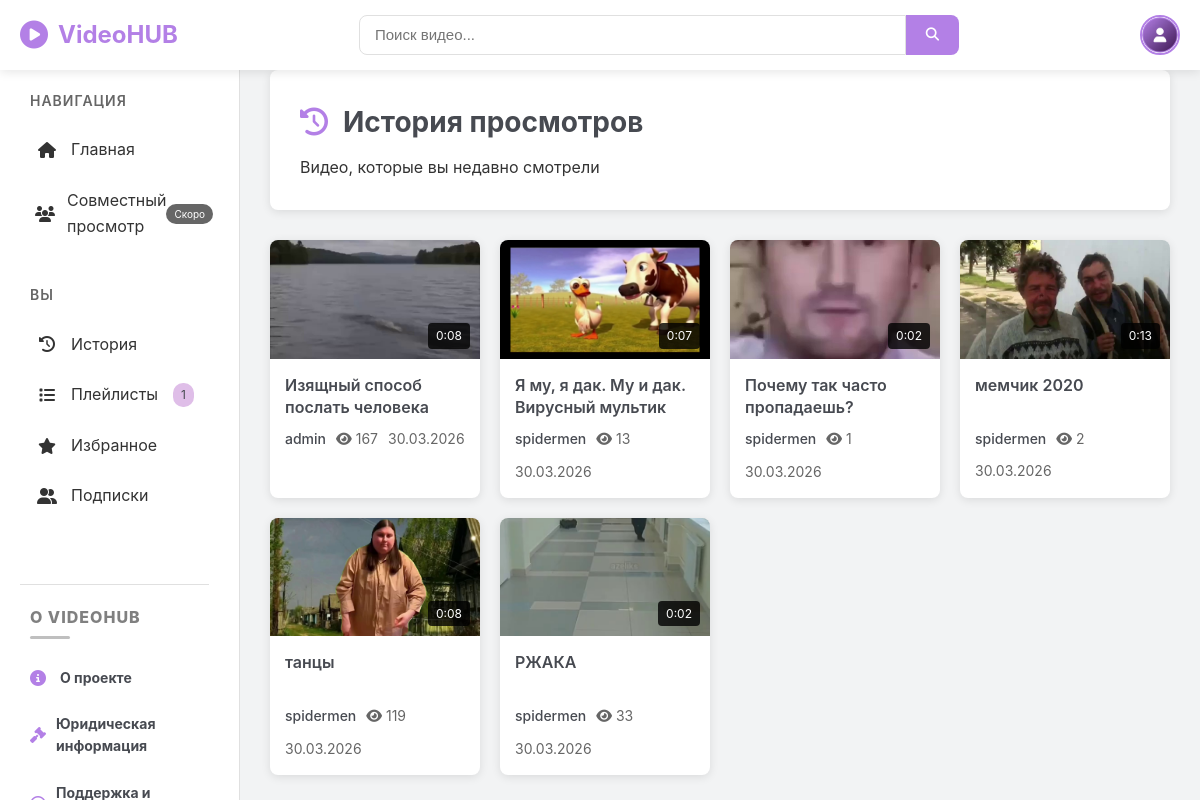
Page /watch_history (signed in) on the committed database.
### app.py (models this page shows, shortened)
class User(UserMixin, db.Model):
    id = db.Column(db.Integer, primary_key=True)
    username = db.Column(db.String(80), unique=True, nullable=False)
    email = db.Column(db.String(120), unique=True, nullable=False)
    password_hash = db.Column(db.String(200), nullable=False)
    avatar = db.Column(db.String(200), default='default_avatar.png')
    bio = db.Column(db.Text)
    created_at = db.Column(db.DateTime, default=datetime.utcnow)
    theme = db.Column(db.String(20), default='light')
    terms_accepted_at = db.Column(db.DateTime, nullable=True)
    is_admin = db.Column(db.Boolean, default=False)
    is_banned = db.Column(db.Boolean, default=False)
    ban_reason = db.Column(db.String(500), nullable=True)
    ban_expires = db.Column(db.DateTime, nullable=True)
    videos = db.relationship('Video', backref='author', lazy=True, cascade='all, delete-orphan')
    likes = db.relationship('Like', backref='user', lazy=True, cascade='all, delete-orphan')
    comments = db.relationship('Comment', backref='author', lazy=True, cascade='all, delete-orphan')
    playlists = db.relationship('Playlist', backref='user', lazy=True, cascade='all, delete-orphan')
    favorites = db.relationship('Favorite', backref='user', lazy=True, cascade='all, delete-orphan')
    watch_history = db.relationship('WatchHistory', backref='user', lazy=True, cascade='all, delete-orphan')
    subscriptions = db.relationship('Subscription', foreign_keys='Subscription.subscriber_id', backref='subscriber',
                                    lazy=True, cascade='all, delete-orphan')
    subscribers = db.relationship('Subscription', foreign_keys='Subscription.channel_id', backref='channel', lazy=True,
                                  cascade='all, delete-orphan')
    bans_issued = db.relationship('Ban', foreign_keys='Ban.admin_id', backref='admin', lazy=True,
                                  cascade='all, delete-orphan')
    bans_received = db.relationship('Ban', foreign_keys='Ban.user_id', backref='user', lazy=True,
                                    cascade='all, delete-orphan')
    created_rooms = db.relationship('WatchRoom', foreign_keys='WatchRoom.created_by', backref='creator', lazy=True,
                                    cascade='all, delete-orphan')
    room_participations = db.relationship('RoomParticipant', backref='user', lazy=True, cascade='all, delete-orphan')
    room_messages = db.relationship('RoomMessage', backref='user', lazy=True, cascade='all, delete-orphan')
    def is_banned_active(self):
        if not self.is_banned:
            return False

class Video(db.Model):
    id = db.Column(db.Integer, primary_key=True)
    user_id = db.Column(db.Integer, db.ForeignKey('user.id'), nullable=False)
    title = db.Column(db.String(200), nullable=False)
    description = db.Column(db.Text)
    filename = db.Column(db.String(200), nullable=False)
    thumbnail = db.Column(db.String(200), default='default-thumbnail.jpg')
    views = db.Column(db.Integer, default=0)
    duration = db.Column(db.String(20))
    created_at = db.Column(db.DateTime, default=datetime.utcnow)
    likes = db.relationship('Like', backref='video', lazy=True, cascade='all, delete-orphan')
    comments = db.relationship('Comment', backref='video', lazy=True, cascade='all, delete-orphan')
    tags = db.Column(db.String(500))
    watch_histories = db.relationship('WatchHistory', backref='video', lazy=True, cascade='all, delete-orphan')
    playlist_videos = db.relationship('PlaylistVideo', backref='video', lazy=True, cascade='all, delete-orphan')
    favorites_ref = db.relationship('Favorite', backref='video', lazy=True, cascade='all, delete-orphan')
    rooms = db.relationship('WatchRoom', backref='video', lazy=True)

### app.py (the view)
@app.route('/watch_history')
@login_required
def watch_history():
    history = WatchHistory.query.filter_by(user_id=current_user.id).order_by(WatchHistory.watched_at.desc()).limit(
        50).all()
    return render_template('history.html', videos=[h.video for h in history if h.video])

### templates/history.html (shortened to what this page needs)
{% extends "base.html" %}
{% block content %}
<div class="page-header">
    <h1><i class="fas fa-history"></i> История просмотров</h1>
    <p>Видео, которые вы недавно смотрели</p>
</div>
{% if current_user.is_authenticated %}
    {% if videos %}
        <div class="video-grid">
            {% for video in videos %}
            <div class="video-card">
                <a href="{{ url_for('video_detail', video_id=video.id) }}" class="video-thumbnail">
                    <img src="{{ url_for('uploaded_thumbnail', filename=video.thumbnail) }}" alt="{{ video.title }}">
                    <div class="video-duration">{{ video.duration }}</div>
                </a>
                <div class="video-info">
                    <h3 class="video-title">
                        <a href="{{ url_for('video_detail', video_id=video.id) }}">{{ video.title }}</a>
                    </h3>
                    <div class="video-meta">
                        <a href="{{ url_for('profile', username=video.author.username) }}" class="video-author">
                            {{ video.author.username }}
                        </a>
                        <span class="video-views">
                            <i class="fas fa-eye"></i> {{ video.views }}
                        </span>
                        <span class="video-date">
                            {{ video.created_at.strftime('%d.%m.%Y') }}
                        </span>
                    </div>
                </div>
            </div>
            {% endfor %}
        </div>
    {% endif %}
{% endif %}
{% endblock %}

### templates/base.html (shortened to what this page needs)
<!DOCTYPE html>
<html lang="ru">
<head>
    <link rel="stylesheet" href="{{ url_for('static', filename='css/base.css') }}">
    <link rel="stylesheet" href="{{ url_for('static', filename='css/layout.css') }}">
    <link rel="stylesheet" href="{{ url_for('static', filename='css/components.css') }}">
    <link rel="stylesheet" href="{{ url_for('static', filename='css/pages.css') }}">
    <link rel="stylesheet" href="{{ url_for('static', filename='css/responsive.css') }}">
    <link rel="stylesheet" href="{{ url_for('static', filename='css/theme.css') }}">
    <link rel="stylesheet" href="https://cdnjs.cloudflare.com/ajax/libs/font-awesome/6.4.0/css/all.min.css">
</head>
<body class="{% if request.endpoint != 'video_detail' %}has-sidebar{% endif %}">
    {% if current_user.is_authenticated and current_user.is_banned_active() %}
    <nav class="navbar">
        <div class="container">
            <a href="{{ url_for('index') }}" class="logo">
                <i class="fas fa-play-circle"></i>
                <span>VideoHUB</span>
            </a>
            <div class="nav-links">
                <div class="user-menu">
                    <div class="user-avatar">
                        <img src="{{ url_for('uploaded_thumbnail', filename=current_user.avatar) }}"
                             alt="{{ current_user.username }}"
                             onerror="this.src='{{ url_for('uploaded_thumbnail', filename='default_avatar.png') }}'">
                    </div>
                    <div class="dropdown">
                        <a href="{{ url_for('banned') }}">
                            <i class="fas fa-info-circle"></i> Статус бана
                        </a>
                        <a href="{{ url_for('logout') }}">
                            <i class="fas fa-sign-out-alt"></i> Выйти
                        </a>
                    </div>
                </div>
            </div>
        </div>
    </nav>
    {% else %}
    <nav class="navbar">
        <div class="container">
            <a href="{{ url_for('index') }}" class="logo">
                <i class="fas fa-play-circle"></i>
                <span>VideoHUB</span>
            </a>
            <div class="search-bar">
                <form action="{{ url_for('search') }}" method="GET">
                    <input type="text" name="q" placeholder="Поиск видео..." value="{{ request.args.get('q', '') }}">
                    <button type="submit"><i class="fas fa-search"></i></button>
                </form>
            </div>
            <div class="nav-links">
                {% if not current_user.is_authenticated %}
                    <div class="guest-menu">
                        <button class="btn-settings" id="guest-settings-btn">
                            <i class="fas fa-cog"></i>
                        </button>
                        <a href="{{ url_for('login') }}" class="btn btn-primary btn-login">Войти</a>
                        <div class="guest-settings-modal" id="guest-settings-modal">
                            <div class="settings-content">
                                <div class="settings-item">
                                    <span class="settings-label">
                                        <i class="fas fa-moon"></i> Тема
                                    </span>
                                    <label class="switch">
                                        <input type="checkbox" id="guest-theme-toggle">
                                        <span class="slider round"></span>
                                    </label>
                                </div>
                            </div>
                        </div>
                    </div>
                {% else %}
                    <div class="user-menu">
                        <a href="{{ url_for('profile', username=current_user.username) }}" class="user-avatar">
                            <img src="{{ url_for('uploaded_thumbnail', filename=current_user.avatar) }}"
                                 alt="{{ current_user.username }}"
                                 onerror="this.src='{{ url_for('uploaded_thumbnail', filename='default_avatar.png') }}'">
                        </a>
                    </div>
                {% endif %}
            </div>
        </div>
    </nav>
    {% endif %}
    {% if request.endpoint != 'video_detail' and not (current_user.is_authenticated and current_user.is_banned_active()) %}
    <aside class="sidebar" id="sidebar">
        <div class="sidebar-content">
            <div class="sidebar-section">
                <h3 class="sidebar-title">Навигация</h3>
                <ul class="sidebar-menu">
                    <li><a href="{{ url_for('index') }}" class="sidebar-link {% if request.endpoint == 'index' %}active{% endif %}"><i class="fas fa-home"></i><span>Главная</span></a></li>
                    <li><a href="{{ url_for('watch_together') }}" class="sidebar-link {% if request.endpoint == 'watch_together' %}active{% endif %}"><i class="fas fa-users"></i><span>Совместный просмотр</span><span class="coming-soon">Скоро</span></a></li>
                </ul>
            </div>
            <div class="sidebar-section">
                <h3 class="sidebar-title">Вы</h3>
                <ul class="sidebar-menu">
                    {% if current_user.is_authenticated %}
                        <li><a href="{{ url_for('watch_history') }}" class="sidebar-link"><i class="fas fa-history"></i><span>История</span></a></li>
                        <li><a href="{{ url_for('playlists') }}" class="sidebar-link"><i class="fas fa-list"></i><span>Плейлисты</span>{% if current_user.playlists %}<span class="badge">{{ current_user.playlists|length }}</span>{% endif %}</a></li>
                        {% set favorite_playlist = current_user.playlists|selectattr('name', 'equalto', 'Избранное')|first %}
                        {% if favorite_playlist %}
                        <li><a href="{{ url_for('playlist_detail', playlist_id=favorite_playlist.id) }}" class="sidebar-link"><i class="fas fa-star"></i><span>Избранное</span></a></li>
                        {% else %}
                        <li><a href="{{ url_for('favorites') }}" class="sidebar-link"><i class="fas fa-star"></i><span>Избранное</span></a></li>
                        {% endif %}
                        <li><a href="{{ url_for('subscriptions') }}" class="sidebar-link"><i class="fas fa-user-friends"></i><span>Подписки</span></a></li>
                    {% endif %}
                </ul>
            </div>
            <div class="sidebar-footer">
                <div class="sidebar-footer-header">
                    <span class="sidebar-footer-main-title">О VIDEOHUB</span>
                </div>
                <div class="sidebar-footer-section">
                    <ul class="sidebar-footer-menu sidebar-footer-menu-bold">
                        <li><a href="{{ url_for('about_project') }}" class="sidebar-footer-link"><i class="fas fa-info-circle"></i> О проекте</a></li>
                        <li><a href="{{ url_for('legal_info') }}" class="sidebar-footer-link"><i class="fas fa-gavel"></i> Юридическая информация</a></li>
                        <li><a href="{{ url_for('support') }}" class="sidebar-footer-link"> Поддержка и сотрудничество</a></li>
                    </ul>
                </div>
            </div>
        </div>
    </aside>
    {% endif %}
    <main class="main-content {% if request.endpoint == 'video_detail' %}video-page-content{% endif %}">
        <div class="container">
            {% block content %}{% endblock %}
        </div>
    </main>
</body>
</html>

### rows in the picture
User: avatar (placeholder picture)
Video: thumbnail (picture), duration "0:08", title "Изящный способ послать человека", author.username "admin", views "167", created_at "30.03.2026"
Video: thumbnail (picture), duration "0:07", title "Я му, я дак. Му и дак. Вирусный мультик", author.username "spidermen", views "13", created_at "30.03.2026"
Video: thumbnail (picture), duration "0:02", title "Почему так часто пропадаешь?", author.username "spidermen", views "1", created_at "30.03.2026"
Video: thumbnail (picture), duration "0:13", title "мемчик 2020", author.username "spidermen", views "2", created_at "30.03.2026"
Video: thumbnail (picture), duration "0:08", title "танцы", author.username "spidermen", views "119", created_at "30.03.2026"
Video: thumbnail (picture), duration "0:02", title "РЖАКА", author.username "spidermen", views "33", created_at "30.03.2026"

### other values in the picture
{{ current_user.playlists|length }} "1"
